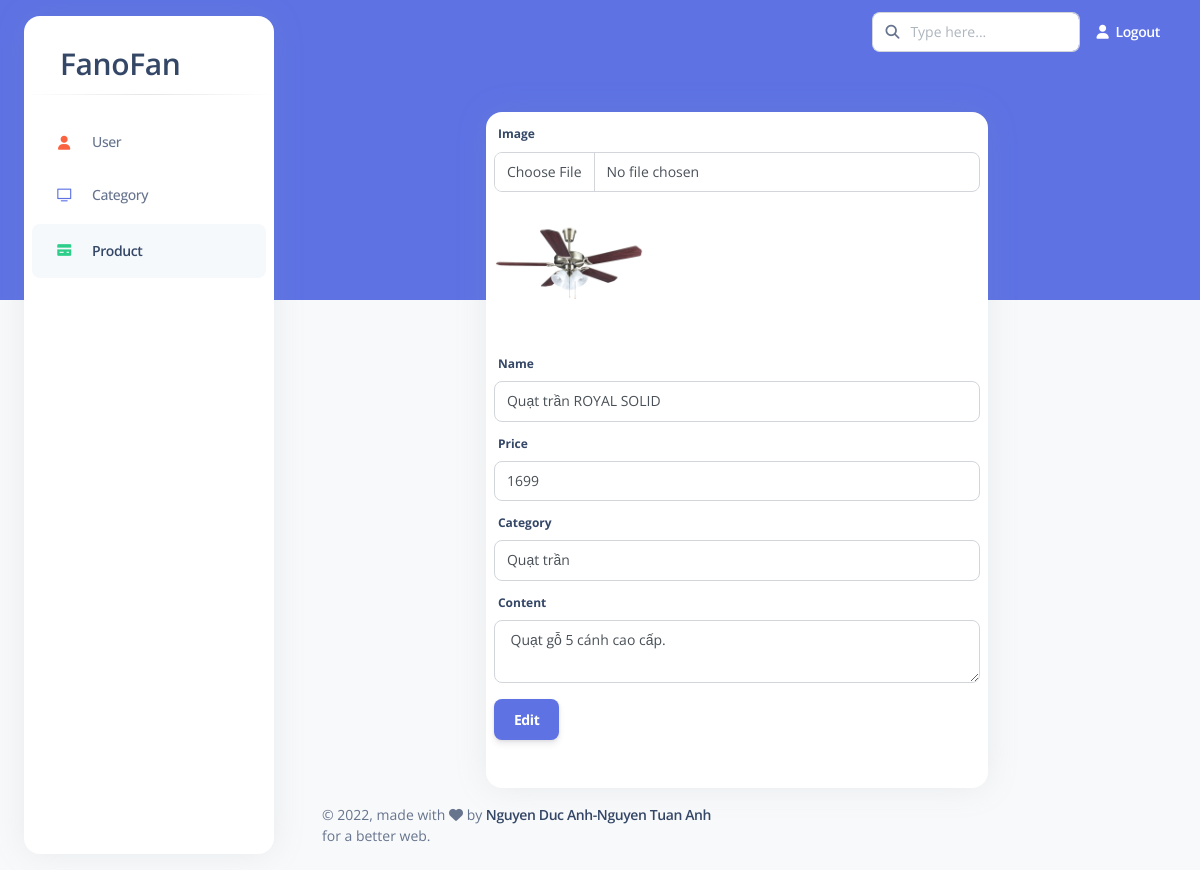
Screenshot of /admin/product/edit.php?id=31 with the database file from the repository.
### tables this page shows
CREATE TABLE `product` (
  `id` int(11) NOT NULL,
  `name` varchar(250) NOT NULL,
  `price` decimal(10,0) NOT NULL,
  `content` longtext NOT NULL,
  `image` varchar(250) NOT NULL,
  `category_id` int(11) NOT NULL
);

CREATE TABLE `category` (
  `id` int(11) NOT NULL,
  `name` varchar(250) NOT NULL
);

### admin/product/edit.php (the view, shortened to what this page needs)
<?php
$connect = mysqli_connect('localhost','root','','fanofan');
if (isset($_GET['id']) && is_numeric($_GET['id'])) {
  $id = $_GET['id'];
}
$sql = "SELECT * FROM product WHERE id=$id";
$results = mysqli_query($connect, $sql);
if (mysqli_num_rows($results) == 1) {
$obj = mysqli_fetch_assoc($results);
}
$categoryRS = mysqli_query($connect, "SELECT * FROM category");
?>
<!DOCTYPE html>
<html lang="en">
<head>
  <link href="../assets/css/nucleo-icons.css" rel="stylesheet" />
  <link href="../assets/css/nucleo-svg.css" rel="stylesheet" />
  <link href="../assets/css/nucleo-svg.css" rel="stylesheet" />
  <link id="pagestyle" href="../assets/css/argon-dashboard.css?v=2.0.4" rel="stylesheet" />
</head>
<body class="g-sidenav-show   bg-gray-100">
  <aside class="sidenav bg-white navbar navbar-vertical navbar-expand-xs border-0 border-radius-xl my-3 fixed-start ms-4 " id="sidenav-main">
    <div class="sidenav-header">
      <a class="navbar-brand m-0" href="" target="_blank">
        <span class="ms-1 font-weight-bold text-3xl">FanoFan</span>
      </a>
    </div>
    <hr class="horizontal dark mt-0">
    <div class="collapse navbar-collapse  w-auto " id="sidenav-collapse-main">
      <ul class="navbar-nav">
        <li class="nav-item">
          <a class="nav-link " href="../user/user.php">
            <div class="icon icon-shape icon-sm border-radius-md text-center me-2 d-flex align-items-center justify-content-center">
              <i class="fa fa-user me-sm-1-grid-58 text-warning text-sm opacity-10"></i>
            </div>
            <span class="nav-link-text ms-1 pt-1">User</span>
          </a>
        </li>
        <li class="nav-item">
          <a class="nav-link " href="../category/category.php">
            <div class="icon icon-shape icon-sm border-radius-md text-center me-2 d-flex align-items-center justify-content-center">
              <i class="ni ni-tv-2 text-primary text-sm opacity-10"></i>
            </div>
            <span class="nav-link-text ms-1">Category</span>
          </a>
        </li>
        <li class="nav-item">
          <a class="nav-link active" href="../product/product.php">
            <div class="icon icon-shape icon-sm border-radius-md text-center me-2 d-flex align-items-center justify-content-center">
              <i class="ni ni-credit-card text-success text-sm opacity-10"></i>
            </div>
            <span class="nav-link-text ms-1">Product</span>
          </a>
        </li>
      </ul>
    </div>
  </aside>
  <main class="main-content position-relative border-radius-lg ">
    <?php include_once '../common/nav.php' ?>
    <div class="container-fluid py-4">
      <div class="row">
        <div class="col-md-7 mt-4 mx-auto">
          <div class="card h-100 mb-4 p-2">
            <form method="post" enctype="multipart/form-data">
              <div class="mb-2">
                <label for="name" class="form-label">Image</label>
                <input type="file" required class="form-control" name="image" id="image">
                <img src="<?php echo BASE_URL . $obj['image']; ?>" width="150" />
              </div>
              <div class="mb-2">
                <label for="name" class="form-label">Name</label>
                <input type="text" required class="form-control" name="name" id="name" value="<?php echo $obj['name']; ?>">
              </div>
              <div class="mb-2">
                <label for="price" class="form-label">Price</label>
                <input type="text" required class="form-control" name="price" id="price" value="<?php echo $obj['price']; ?>">
              </div>
              <div class="mb-2">
                <label for="category" class="form-label">Category</label>
                <select class="form-control" name="category_id" id="category">
                  <?php while ($category = mysqli_fetch_assoc($categoryRS)) : ?>
                    <option value="<?php echo $category['id']; ?>" <?php if ($category['id'] == $obj['category_id']) {
                    echo 'selected = "selected"';
                    } ?>> <?php echo $category['name']; ?> </option>
                  <?php endwhile ?>
                </select>
              </div>
              <div class="mb-3">
                <label for="content" class="form-label">Content</label>
                <textarea class="form-control" name="content" id="content"> <?php echo $obj['content']; ?> </textarea>
              </div>
              <div>
                <button class="btn btn-primary">Edit</button>
              </div>
            </form>
          </div>
        </div>
        <?php include_once '../common/footer.php' ?>
      </div>
  </main>
</body>
</html>

### admin/assets/css/nucleo-svg.css (style rules this page uses)
.icon { display: inline-block; color: #111111; height: 1em; width: 1em; }
.icon-sm { height: 0.8em; width: 0.8em; }
.icon { fill: currentColor; stroke: none; }

### rows the page displays
product: image (picture), name "Quạt trần ROYAL SOLID", price "1699", category_id "Quạt trần", content "Quạt gỗ 5 cánh cao cấp."
